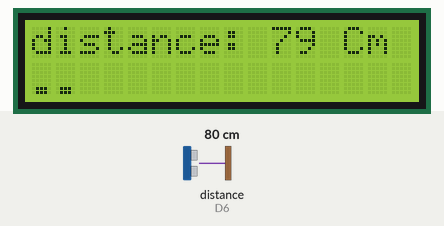
Simulated run of this sketch. Board: ESP8266 (NodeMCU). Parts: 16×2 character LCD. Wiring (inferred from the names in the program): ultrasonic range finder: trigger D5; echo D6. Inputs (shaded band) come from the test bench; at power-on: distance to the obstacle (sensor on D6) 80 cm. The echo pulse lasts 58.3 µs per cm; what the sketch prints to the serial monitor is not drawn.

Above: at 0.4 s.
1.3 s: distance to the obstacle (sensor on D6) set to 2 cm
At 2.7 s:
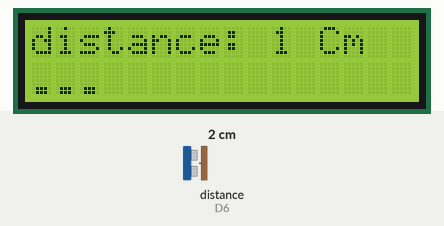
3.4 s: distance to the obstacle (sensor on D6) set to 4 cm
At 3.89 s:
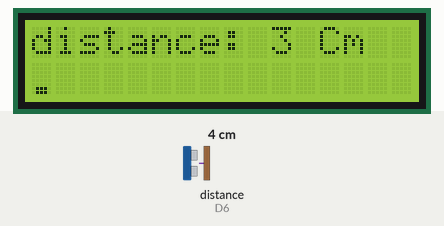
5.2 s: distance to the obstacle (sensor on D6) set to 9 cm
At 6.4 s:
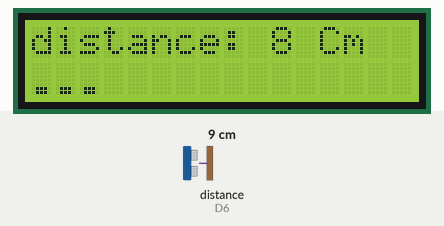
Timing chart, 0 to 8.2 s (numbered marks = the images above; inputs shaded):
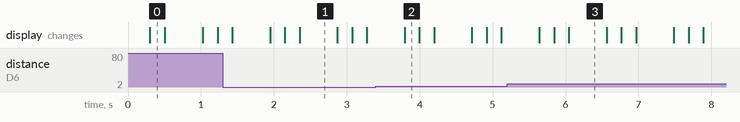

The sketch:

cambiensieuam.ino
```cpp
#include <ESP8266WiFi.h>
#include <Wire.h>
#include <LiquidCrystal_I2C.h>

#define TRIGEER D5
#define ECHO D6

LiquidCrystal_I2C lcd(0x27, 16, 2);
byte heart[8] = {
  0b00000,
  0b00000,
  0b00000,
  0b00000,
  0b00000,
  0b00000,
  0b01110,
  0b01110,
};
void hc_sr04();
void setup()
{
  Serial.begin(9600);
  pinMode(TRIGEER,OUTPUT);
  pinMode(ECHO, INPUT);
  lcd.init();
  lcd.backlight();
  lcd.home();
  lcd.display();
  lcd.createChar(0, heart);
}
void hc_sr04(){
  long duration;
  unsigned int distance;
 digitalWrite(TRIGEER, LOW);
 delayMicroseconds(2);
 digitalWrite(TRIGEER, HIGH);
 delayMicroseconds(10);

 digitalWrite(TRIGEER, LOW);
 duration = pulseIn(ECHO, HIGH);
 distance = duration/2/29.412;

  lcd.clear();
  lcd.setCursor(0,0);
  lcd.print("distance: ");
  lcd.print(distance);
  lcd.print(" Cm");


  lcd.setCursor(0,1);
  lcd.write(byte(0));
   delay(200);
  lcd.setCursor(1,1);
  lcd.write(byte(0));
   delay(200);
  lcd.setCursor(2,1);
  lcd.write(byte(0));
  Serial.print(distance);
  Serial.printf("Cm");
  }
void loop()
{
 hc_sr04();
 delay(500);
}
```

Measured:
- what the display in image 1 shows lasts 0.5 s, from 2.4 s to 2.9 s
